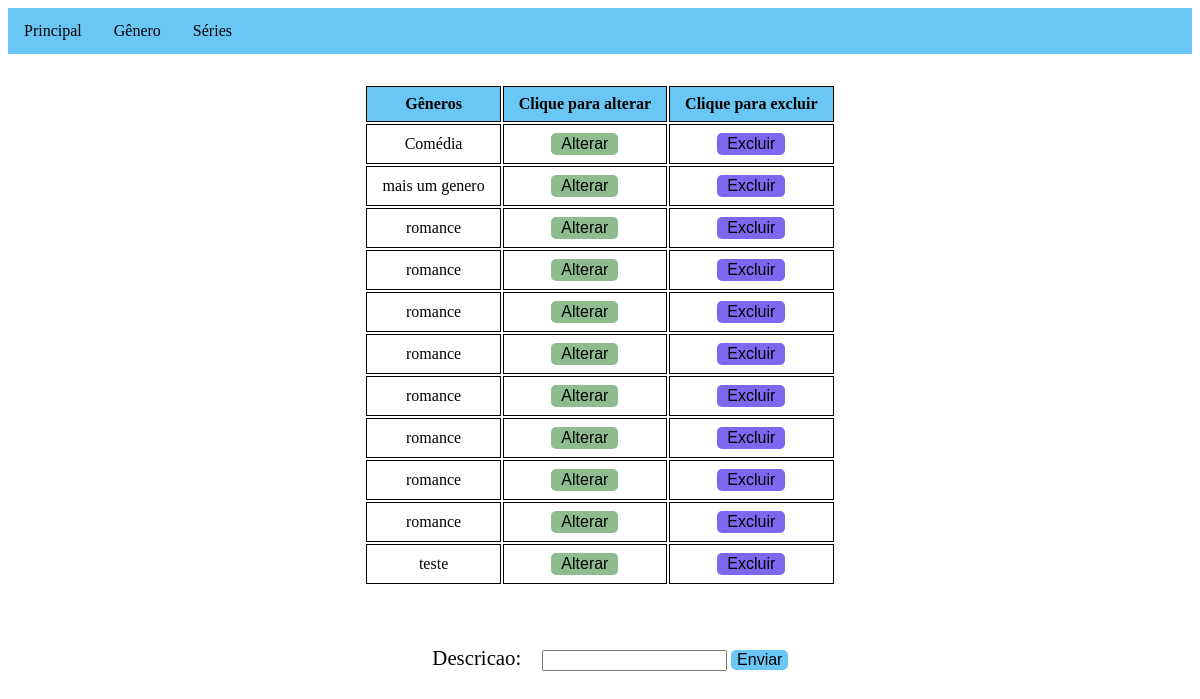
/genero/, run on an earlier commit of the app's database.
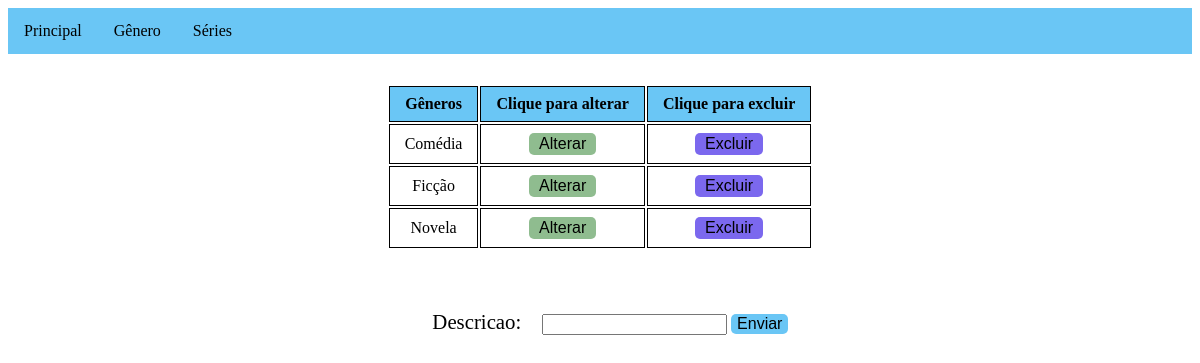
And on a later commit of the database.
### genero/models.py (models this page shows, shortened)
class Genero(models.Model):
    descricao = models.CharField(max_length=50)

### genero/views.py (the view)
# urls.py: path('', views.cadastro, name='cadastro'),
def cadastro(request):
    form = forms.GeneroForm()
    if request.method == 'POST':
        form = forms.GeneroForm(request.POST)
        if form.is_valid():
            form.save(commit=True)
        else:
            print('ERRO')
    generos_list = models.Genero.objects.order_by('descricao')
    data_dict = {'form': form, 'generos_records': generos_list}
    return render(request, 'genero/genero.html', data_dict)

### genero/forms.py
class GeneroForm(forms.ModelForm):
    class Meta(object):
        model = Genero
        fields = '__all__'

### templates/genero/genero.html (shortened to what this page needs)
<!doctype html>
<html lang="pt-br">
{% load static %}
<head>
  <link href="{% static 'css/menu.css' %}" rel="stylesheet" type="text/css">
  <link href="{% static 'css/crud.css' %}" rel="stylesheet" type="text/css">
</head>
<body>
  {% include "../menu.html" %}
  <main>
    <div class="conteiner">
      <div>
        {% if generos_records %}
        <table>
          <thead>
            <tr>
              <th>Gêneros</th>
              <th>Clique para alterar</th>
              <th>Clique para excluir</th>
            </tr>
          </thead>
          <tbody>
            {% for genero in generos_records %}
              <tr>
                <td>{{ genero.descricao }}</td>
                <td><button class="list-button editar-button" onclick="updateItem({{ genero.id }})">Alterar</button></td>
                <td><button class="list-button apagar-button" onclick="deleteItem({{ genero.id }})">Excluir</button></td>
              </tr>
            {% endfor %}
          </tbody>
        </table>
        {% else %}
          <p>Nenhum dado cadastrado.</p>
        {% endif %}
      </div>
      <div class="divForm">
        <form onsubmit="/genero" id="form-genero" method="post">
          {{form}}
          <input type="submit" id="submit-button" class="submit-button" value="Enviar"/>
        </form>
      </div>
    </div>
  </main>
</body>
</html>

### templates/menu.html (shortened to what this page needs)
<!doctype html>
<header>
  <nav>
    <ul>
      <li><a href="/principal">Principal</a></li>
      <li><a href="/genero">Gênero</a></li>
      <li><a href="/serie">Séries</a></li>
    </ul>
</header>

### static/css/menu.css (style rules this page uses)
ul { list-style-type: none; margin: 0; padding: 0; overflow: hidden; background-color: #6ac6f5; }
li { float: left; }
li a { display: block; color: black; text-align: center; padding: 14px 16px; text-decoration: none; }

### static/css/crud.css (style rules this page uses)
form { margin: 30px; }
form label { display: inline; text-align: center; font-size: 1.3em; padding: 1em; }
.submit-button { background: #6ac6f5; color: black; border: none; border-radius: 5px; font-size: 1em; }
.conteiner { display: flex; flex-direction: column; justify-content: center; align-items: center; }
table { margin: 30px; text-align: center; }
thead { background: #6ac6f5; color: black; font-weight: bold; }
td, th { border: 1px solid black; padding: 8px 15px; }
.list-button { border: none; border-radius: 5px; padding: 2px 10px; font-size: 1em; }
.apagar-button { background: mediumslateblue; }
.editar-button { background: darkseagreen; }

What changed in the data, as far as the page shows it:
removed Genero: descricao "mais um genero"
removed Genero: descricao "romance"
removed Genero: descricao "romance"
removed Genero: descricao "romance"
removed Genero: descricao "romance"
removed Genero: descricao "romance"
removed Genero: descricao "romance"
removed Genero: descricao "romance"
removed Genero: descricao "romance"
removed Genero: descricao "teste"
added Genero: descricao "Ficção"
added Genero: descricao "Novela"
